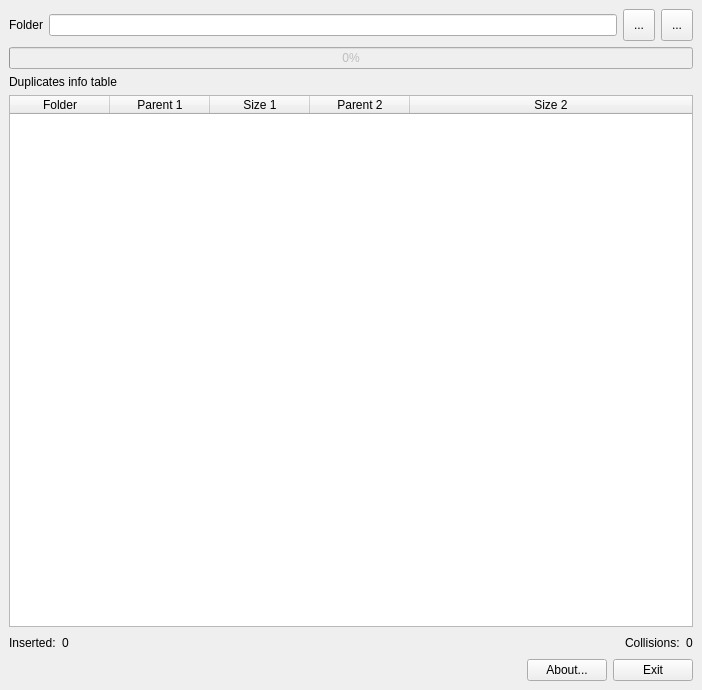
<?xml version="1.0" encoding="UTF-8"?>
<ui version="4.0">
 <class>Duplicates</class>
 <widget class="QMainWindow" name="Duplicates">
  <property name="geometry">
   <rect>
    <x>0</x>
    <y>0</y>
    <width>702</width>
    <height>690</height>
   </rect>
  </property>
  <property name="windowTitle">
   <string>Find duplicate folders</string>
  </property>
  <property name="windowIcon">
   <iconset resource="resources/resources.qrc">
    <normaloff>:/Duplicates/folder.svg</normaloff>:/Duplicates/folder.svg</iconset>
  </property>
  <widget class="QWidget" name="centralwidget">
   <layout class="QVBoxLayout" name="verticalLayout" stretch="0,0,0,1,0,0">
    <property name="sizeConstraint">
     <enum>QLayout::SetDefaultConstraint</enum>
    </property>
    <item>
     <layout class="QHBoxLayout" name="horizontalLayout" stretch="0,0,0,0">
      <property name="sizeConstraint">
       <enum>QLayout::SetMinimumSize</enum>
      </property>
      <item>
       <widget class="QLabel" name="label">
        <property name="text">
         <string>Folder</string>
        </property>
       </widget>
      </item>
      <item>
       <widget class="QLineEdit" name="m_folder">
        <property name="readOnly">
         <bool>true</bool>
        </property>
       </widget>
      </item>
      <item>
       <widget class="QToolButton" name="m_folderPick">
        <property name="minimumSize">
         <size>
          <width>32</width>
          <height>32</height>
         </size>
        </property>
        <property name="toolTip">
         <string>Pick folder...</string>
        </property>
        <property name="text">
         <string>...</string>
        </property>
        <property name="icon">
         <iconset resource="resources/resources.qrc">
          <normaloff>:/Duplicates/folder.svg</normaloff>:/Duplicates/folder.svg</iconset>
        </property>
       </widget>
      </item>
      <item>
       <widget class="QToolButton" name="m_search">
        <property name="minimumSize">
         <size>
          <width>32</width>
          <height>32</height>
         </size>
        </property>
        <property name="toolTip">
         <string>Search for duplicates</string>
        </property>
        <property name="text">
         <string>...</string>
        </property>
        <property name="icon">
         <iconset resource="resources/resources.qrc">
          <normaloff>:/Duplicates/magnifying-glass.svg</normaloff>:/Duplicates/magnifying-glass.svg</iconset>
        </property>
       </widget>
      </item>
     </layout>
    </item>
    <item>
     <widget class="QProgressBar" name="m_progress">
      <property name="enabled">
       <bool>false</bool>
      </property>
      <property name="value">
       <number>0</number>
      </property>
      <property name="alignment">
       <set>Qt::AlignCenter</set>
      </property>
     </widget>
    </item>
    <item>
     <widget class="QLabel" name="label_2">
      <property name="text">
       <string>Duplicates info table</string>
      </property>
     </widget>
    </item>
    <item>
     <widget class="QTableWidget" name="m_table">
      <property name="editTriggers">
       <set>QAbstractItemView::NoEditTriggers</set>
      </property>
      <property name="alternatingRowColors">
       <bool>true</bool>
      </property>
      <property name="selectionMode">
       <enum>QAbstractItemView::SingleSelection</enum>
      </property>
      <property name="selectionBehavior">
       <enum>QAbstractItemView::SelectRows</enum>
      </property>
      <property name="columnCount">
       <number>5</number>
      </property>
      <attribute name="horizontalHeaderStretchLastSection">
       <bool>true</bool>
      </attribute>
      <column>
       <property name="text">
        <string>Folder</string>
       </property>
      </column>
      <column>
       <property name="text">
        <string>Parent 1</string>
       </property>
      </column>
      <column>
       <property name="text">
        <string>Size 1</string>
       </property>
      </column>
      <column>
       <property name="text">
        <string>Parent 2</string>
       </property>
      </column>
      <column>
       <property name="text">
        <string>Size 2</string>
       </property>
      </column>
     </widget>
    </item>
    <item>
     <layout class="QHBoxLayout" name="horizontalLayout_3">
      <item>
       <widget class="QLabel" name="label_6">
        <property name="text">
         <string>Inserted:</string>
        </property>
       </widget>
      </item>
      <item>
       <widget class="QLabel" name="m_inserted">
        <property name="text">
         <string>0</string>
        </property>
       </widget>
      </item>
      <item>
       <spacer name="horizontalSpacer_2">
        <property name="orientation">
         <enum>Qt::Horizontal</enum>
        </property>
        <property name="sizeHint" stdset="0">
         <size>
          <width>40</width>
          <height>20</height>
         </size>
        </property>
       </spacer>
      </item>
      <item>
       <widget class="QLabel" name="label_4">
        <property name="text">
         <string>Collisions:</string>
        </property>
       </widget>
      </item>
      <item>
       <widget class="QLabel" name="m_collisions">
        <property name="text">
         <string>0</string>
        </property>
       </widget>
      </item>
     </layout>
    </item>
    <item>
     <layout class="QHBoxLayout" name="horizontalLayout_2">
      <item>
       <spacer name="horizontalSpacer">
        <property name="orientation">
         <enum>Qt::Horizontal</enum>
        </property>
        <property name="sizeHint" stdset="0">
         <size>
          <width>40</width>
          <height>20</height>
         </size>
        </property>
       </spacer>
      </item>
      <item>
       <widget class="QPushButton" name="m_about">
        <property name="toolTip">
         <string>About the application...</string>
        </property>
        <property name="text">
         <string>About...</string>
        </property>
       </widget>
      </item>
      <item>
       <widget class="QPushButton" name="m_quit">
        <property name="toolTip">
         <string>Exits the application.</string>
        </property>
        <property name="text">
         <string>Exit</string>
        </property>
       </widget>
      </item>
     </layout>
    </item>
   </layout>
  </widget>
 </widget>
 <resources>
  <include location="resources/resources.qrc"/>
 </resources>
 <connections/>
</ui>
